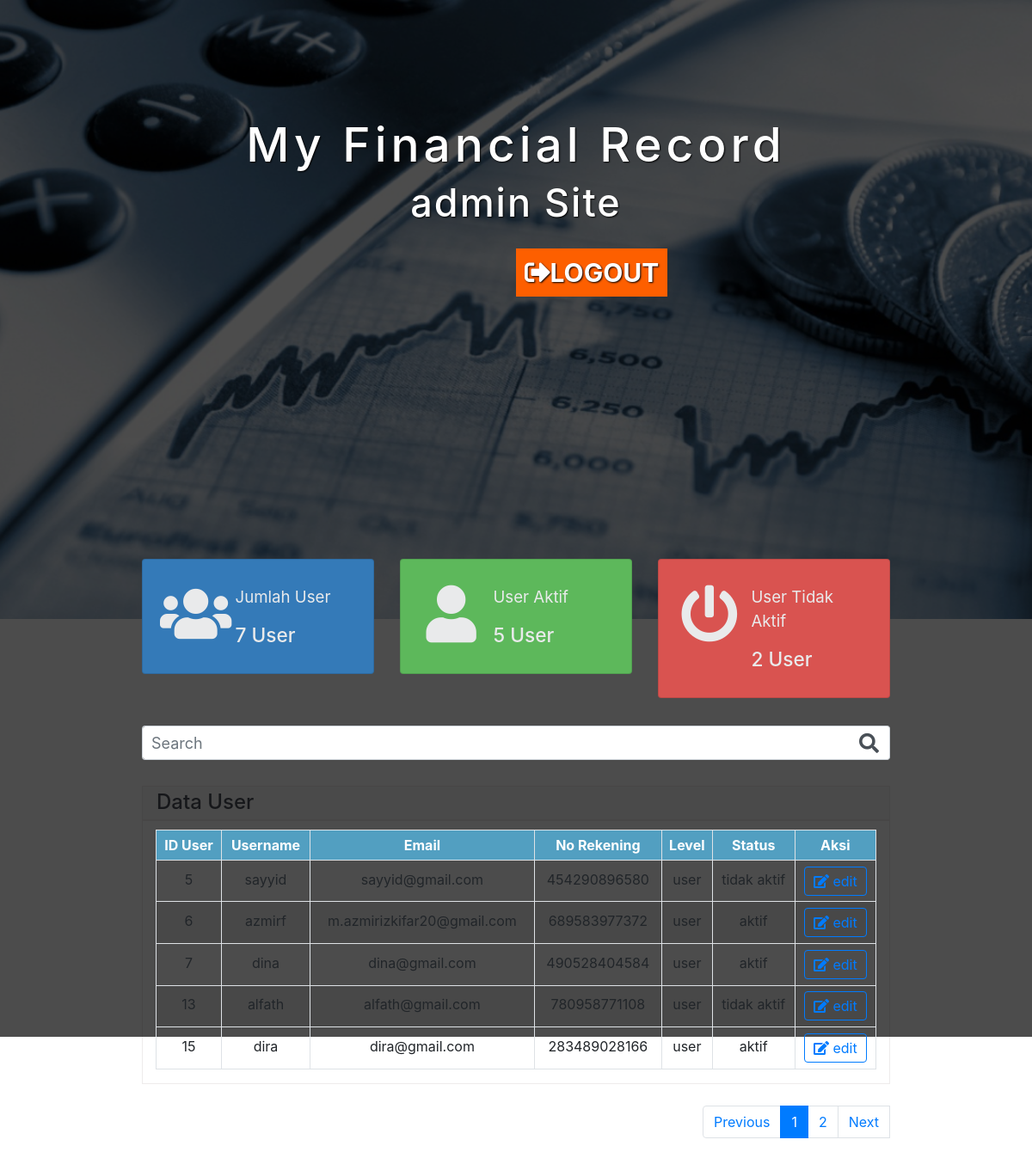
The page /administrator (signed in) on the database its author committed.
### tables this page shows
CREATE TABLE `users` (
  `id_user` int(11) NOT NULL,
  `email` varchar(50) NOT NULL,
  `username` varchar(50) NOT NULL,
  `password` varchar(255) NOT NULL,
  `status` varchar(20) NOT NULL DEFAULT 'aktif',
  `level` varchar(10) NOT NULL DEFAULT 'user',
  `no_rek` char(12) NOT NULL
);

### function/functions.php (called while the page is built, shortened)
<?php
    $koneksi = mysqli_connect('localhost', 'root', '', 'dbfinancialrecord');
    if (mysqli_connect_error() == true) {
        die('Gagal terhubung ke database');
        return false;
    } else {
        return true;
    }
    function query($query) {
        global $koneksi;
        $result = mysqli_query($koneksi, $query);
        $rows = [];
        while( $row = mysqli_fetch_assoc($result) ) {
            $rows[] = $row;
        }
        return $rows;
    }
?>

### administrator.php (the view, shortened to what this page needs)
<?php
require 'function/functions.php';
if(isset($_COOKIE['login'])) {
    if ($_COOKIE['level'] == 'admin') {
        $_SESSION['login'] = true;
        $ambilNama = $_COOKIE['login'];
    }
    elseif ($_COOKIE['level'] == 'user') {
        $_SESSION['login'] = true;
        header('Location: index');
    }
}
elseif ($_SESSION['level'] == 'admin') {
    $ambilNama = $_SESSION['user'];
}
else {
    if ($_SESSION['level'] == 'user') {
        header('Location: index');
        exit;
    }
}
$jumlahTabel = 5;
$jumlahData = count(query("SELECT * FROM users WHERE username NOT LIKE 'admin'"));
$jumlahHalaman = ceil($jumlahData / $jumlahTabel);
$halamanAktif = (isset($_GET['halaman'])) ? $_GET['halaman'] : 1;
$awalData = ($jumlahTabel * $halamanAktif) - $jumlahTabel;
$dataUser = query("SELECT * FROM users WHERE username NOT LIKE 'admin' LIMIT $awalData, $jumlahTabel");
$jumlahUser = mysqli_query($koneksi, "SELECT * FROM users WHERE username NOT LIKE 'admin'");
$jumlahUserAktif = mysqli_query($koneksi, "SELECT * FROM users WHERE status = 'aktif' AND username NOT LIKE 'admin'");
$jumlahUserTidakAktif = mysqli_query($koneksi, "SELECT * FROM users WHERE status = 'tidak aktif' AND username NOT LIKE 'admin'");
?>
<!DOCTYPE html>
<html lang = "en">
<head>
    <link rel="stylesheet" href="css/dashboard.css">
    <link rel="stylesheet" href="css/bootstrap-reboot.min.css">
    <link rel="stylesheet" href="css/bootstrap.css">
    <link rel="stylesheet" href="css/bootstrap.min.css">
    <link rel="stylesheet" href="css/admin.css">
    <link rel="stylesheet" href="https://use.fontawesome.com/releases/v5.6.3/css/all.css"
>
    <link rel="stylesheet" href="css/styler.css?v=1.0">
    <link rel="stylesheet" type="text/css" href="https://cdnjs.cloudflare.com/ajax/libs/sweetalert/1.1.3/sweetalert.min.css">
<body>
    <div class="content">
        <div class="isi mx-auto ">
            <h2>My Financial Record </h2>
            <h4><?= $ambilNama ?> Site</h4><br>
                <a class="submit" href="logout" style="margin-left: 600px; text-decoration: none;"><i class="fas fa-sign-out-alt"></i>LOGOUT</a>
        </div>
    </div>
    <header class="background"></header>
            <div class="container kotak" id="container" style="border: none;">
                <div class="row cardview" id="row">
                    <div class="col-md-4 jarak">
                        <div class="card card-stats card-warning" style="background: #347ab8;">
                            <div class="card-body ">
                                <div class="row">
                                    <div class="col-5">
                                        <div class="icon-big text-center">
                                            <i class="fa fa-users ikon" aria-hidden="true"></i>
                                        </div>
                                    </div>
                                    <div class="col-7 d-flex align-items-center tulisan">
                                        <div class="numbers">
                                            <p class="card-category ket head">Jumlah User</p>
                                            <h4 class="card-title ket total"><?= mysqli_num_rows($jumlahUser) ?> User
                                            </h4>
                                        </div>
                                    </div>
                                </div>
                            </div>
                        </div>
                    </div>
                    <div class="col-md-4 jarak">
                        <a style="text-decoration: none; cursor: pointer;" class="btn-userAktif">
                            <div class="card card-stats card-warning" style="background:#5db85b ">
                                <div class="card-body ">
                                    <div class="row">
                                        <div class="col-5">
                                            <div class="icon-big text-center">
                                                <i class="fa fa-user ikon"></i>
                                            </div>
                                        </div>
                                        <div class="col-7 d-flex align-items-center tulisan">
                                            <div class="numbers">
                                                <p class="card-category ket head">User Aktif</p>
                                                <h4 class="card-title ket total"><?= mysqli_num_rows($jumlahUserAktif) ?> User</h4>
                                            </div>
                                        </div>
                                    </div>
                                </div>
                            </div>
                        </a>
                    </div>
                    <div class="col-md-4 jarak">
                        <a style="text-decoration: none; cursor: pointer;" class="btn-userNonAktif">
                            <div class="card card-stats card-warning" style="background: #d95350;">
                                <div class="card-body">
                                    <div class="row">
                                        <div class="col-5">
                                            <div class="icon-big text-center">
                                                <i class="fas fa-power-off ikon"></i>
                                            </div>
                                        </div>
                                        <div class="col-7 d-flex align-items-center tulisan">
                                            <div class="numbers">
                                                <p class="card-category ket head">User Tidak Aktif</p>
                                                <h4 class="card-title ket total"><?= mysqli_num_rows($jumlahUserTidakAktif) ?> User</h4>
                                            </div>
                                        </div>
                                    </div>
                                </div>
                            </div>
                        </a>
                    </div>
                </div>
                <div class="row cari-filter" style="margin-top: 10px;">
                    <div class="col-lg-12" style="margin-top: 20px;">
                        <div class="input-group">
                            <input type="text" name="cari" class="form-control border-right-0 cari" id="keyword" placeholder="Search" style="width: 90%;padding: 5px 10px; font-size: 18px;" autocomplete="off">
                            <div class="input-group-append">
                                <span class="input-group-text bg-white border-left-0 icone"><i class="fa fa-search" style="font-size: 23px;"></i></span>
                            </div>
                        </div>
                    </div>
                </div>
                <div class="headline" style="height: 40px;margin-top: 15px;">
                    <h4 class="ml-3 mt-1" style="color: #4b4f58">Data User</h4>
                </div>
                <div class="container tampil" id="container">
                    <div class="row" id="row">
                        <div class="col-md-12">
                            <div class="table-responsive">
                                <table class="table table-sm table-hover table-striped table-bordered">
                                    <tr>
                                        <th>ID User</th>
                                        <th>Username</th>
                                        <th>Email</th>
                                        <th>No Rekening</th>
                                        <th>Level</th>
                                        <th>Status</th>
                                        <th>Aksi</th>
                                    </tr>
                                    <?php foreach($dataUser as $row) : ?>
                                        <?php if ($row['username'] != 'admin') : ?>
                                            <tr id="<?= $row['id_user'] ?>" style="cursor: pointer">
                                                <td data-target="id_user" class="data" data-id="<?= $row['id_user'] ?>"><?= $row['id_user'] ?></td>
                                                <td data-target="username" class="data" data-id="<?= $row['id_user'] ?>"><?= $row['username'] ?></td>
                                                <td data-target="email" class="data" data-id="<?= $row['id_user'] ?>"><?= $row['email'] ?></td>
                                                <td data-target="no_rek"><?= $row['no_rek'] ?></td>
                                                <td class="data" data-id="<?= $row['id_user'] ?>"><?= $row['level'] ?></td>
                                                <td data-target="status" class="data" data-id="<?= $row['id_user'] ?>"><?= $row['status']?></td>
                                                <td>
                                                    <button data-id="<?= $row['id_user'] ?>" data-role="update" class="btn btn-outline-primary openBtn">
                                                        <i class="fas fa-edit"></i> edit
                                                    </button>
                                                </td>
                                            </tr>
                                        <?php endif; ?>
                                    <?php endforeach; ?>
                                </table>
                            </div>
                        </div>
                    </div>
                </div>
                <div class="panel-footer">
                    <nav class="float-right page">
                        <ul class="pagination">
                            <?php if ($halamanAktif > 1) : ?>
                            <li class="page-item">
                                <a href="?halaman=<?= $halamanAktif - 1 ?>" class="page-link">Previous</a>
                            </li>
                            <?php else : ?>
                            <li class="page-item">
                                <div class="page-link">Previous</div>
                            </li>
                            <?php endif; ?>
                            <?php for ($i = 1; $i <= $jumlahHalaman; $i++) : ?>
                                <?php if ($i == $halamanAktif) : ?>
                                <li class="page-item active" aria-current="page">
                                    <a class="page-link" href="?halaman=<?= $i; ?>"><?= $i; ?></a>
                                </li>
                                <?php else : ?>
                                <li class="page-item" aria-current="page">
                                    <a class="page-link" href="?halaman=<?= $i; ?>"><?= $i; ?></a>
                                </li>
                                <?php endif; ?>
                            <?php endfor; ?>
                            <?php if ($halamanAktif < $jumlahHalaman) : ?>
                            <li>
                                <a href="?halaman=<?= $halamanAktif + 1 ?>" class="page-link" href="#">Next</a>
                            </li>
                            <?php else : ?>
                            <li class="page-item">
                                <div class="page-link">Next</div>
                            </li>
                            <?php endif; ?>
                        </ul>
                    </nav>
                </div>
            </div>
    <br>
</body>
</html>

### css/dashboard.css (style rules this page uses)
.ikon { font-size: 50pt; color: #e9eaeb; }
.ket { color: #e9eaeb; }
.head { font-size: 14pt; }
.total { font-size: 17pt; }
.tulisan { margin-left: -20px; }
.tulisan { font-size: 21pt; color: #e9eaeb; margin-bottom: -1px; }

### css/admin.css (style rules this page uses)
* { padding: 0px; margin: 0px; }
.background { background-image: url('img/header1.jpg'); background-position: center; background-size: cover; height: 70%; }
.content { background-color: rgba(0,0,0,0.7); position: absolute; top: 0; height:90%; width: 100%; border:none; }
.isi { width: auto; margin-top: 135px; }
.isi h2 { color: white; letter-spacing: 5px; text-align: center; text-shadow: 1px 1px 2px black; font-size: 55px; }
.isi h4 { color: white; letter-spacing: 2px; text-align: center; text-shadow: 1px 1px 2px black; font-size: 45px; }
.submit { color: #fff; text-shadow: 1px 1px 2px black; font-weight: bolder; text-align: center; padding: 10px; font-size:30px; background-color :#fd5f00; border: none; cursor: pointer; }
.kotak { width: 75%; margin: auto; margin-top: -80px; }

### css/styler.css (style rules this page uses)
* { padding: 0; margin: 0; box-sizing: border-box; }
html, body { height: 100%; }
span { color: #333; }
.cari { height: 35px; }
th { background: #529fc1; color: #fff; padding: 5px; text-align: center; }
td { line-height: 35px; text-align: center; }
.btn { padding: 4px 10px; margin: 2px 0; }
.page { margin-top: -5px; }
.container { margin-bottom: 30px; border: 1px solid rgb(238, 236, 236); max-width: 100%; }
.headline { height: 35px; background: #f8f9fa; border: 1px solid rgb(238, 236, 236); }
.row { margin-top: 10px; }
.form-control { height: 40px; }
.cari-filter { padding-bottom: 15px; padding-top: 2px; }

### administrator.php (style rules this page uses)
.background { background-image: url('img/header1.jpg'); background-color: rgba(0,0,0,0.7); background-position: center; background-size: cover; height: 90%; background-attachment: fixed; position: relative; background-size: cover; width: 100%; overflow: hidden; z-index:-55; }

### rows shown on the page
users: id_user "5", username "sayyid", email "sayyid@gmail.com", no_rek "454290896580", level "user", status "tidak aktif"
users: id_user "6", username "azmirf", email "m.azmirizkifar20@gmail.com", no_rek "689583977372", level "user", status "aktif"
users: id_user "7", username "dina", email "dina@gmail.com", no_rek "490528404584", level "user", status "aktif"
users: id_user "13", username "alfath", email "alfath@gmail.com", no_rek "780958771108", level "user", status "tidak aktif"
users: id_user "15", username "dira", email "dira@gmail.com", no_rek "283489028166", level "user", status "aktif"

### other values the page prints
$ambilNama "admin"
mysqli_num_rows($jumlahUser) "7"
mysqli_num_rows($jumlahUserAktif) "5"
mysqli_num_rows($jumlahUserTidakAktif) "2"
